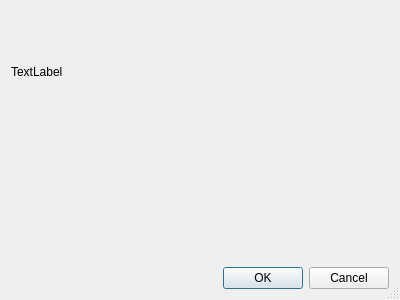
<?xml version="1.0" encoding="UTF-8"?>
<ui version="4.0">
 <class>DialogNamespace</class>
 <widget class="QDialog" name="DialogNamespace">
  <property name="windowModality">
   <enum>Qt::NonModal</enum>
  </property>
  <property name="geometry">
   <rect>
    <x>0</x>
    <y>0</y>
    <width>400</width>
    <height>300</height>
   </rect>
  </property>
  <property name="windowTitle">
   <string>Dialog</string>
  </property>
  <property name="sizeGripEnabled">
   <bool>true</bool>
  </property>
  <layout class="QGridLayout" name="gridLayout">
   <item row="1" column="0">
    <widget class="QsciScintilla" name="textEdit">
     <property name="toolTip">
      <string/>
     </property>
     <property name="whatsThis">
      <string/>
     </property>
    </widget>
   </item>
   <item row="2" column="0">
    <widget class="QDialogButtonBox" name="buttonBox">
     <property name="orientation">
      <enum>Qt::Horizontal</enum>
     </property>
     <property name="standardButtons">
      <set>QDialogButtonBox::Cancel|QDialogButtonBox::Ok</set>
     </property>
    </widget>
   </item>
   <item row="0" column="0">
    <widget class="QLabel" name="label">
     <property name="text">
      <string>TextLabel</string>
     </property>
    </widget>
   </item>
  </layout>
 </widget>
 <customwidgets>
  <customwidget>
   <class>QsciScintilla</class>
   <extends>QFrame</extends>
   <header>Qsci/qsciscintilla.h</header>
  </customwidget>
 </customwidgets>
 <resources/>
 <connections>
  <connection>
   <sender>buttonBox</sender>
   <signal>accepted()</signal>
   <receiver>DialogNamespace</receiver>
   <slot>accept()</slot>
   <hints>
    <hint type="sourcelabel">
     <x>248</x>
     <y>254</y>
    </hint>
    <hint type="destinationlabel">
     <x>157</x>
     <y>274</y>
    </hint>
   </hints>
  </connection>
  <connection>
   <sender>buttonBox</sender>
   <signal>rejected()</signal>
   <receiver>DialogNamespace</receiver>
   <slot>reject()</slot>
   <hints>
    <hint type="sourcelabel">
     <x>316</x>
     <y>260</y>
    </hint>
    <hint type="destinationlabel">
     <x>286</x>
     <y>274</y>
    </hint>
   </hints>
  </connection>
 </connections>
</ui>
